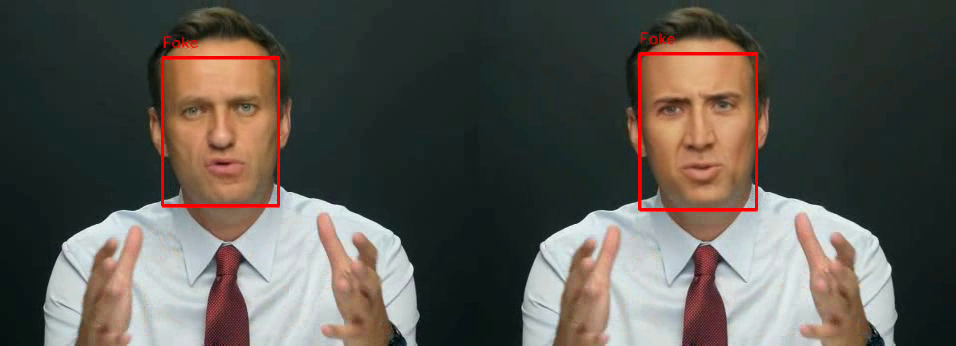
#> input picture frame 22 of reconstructed_video.mp4, 956 x 346 px, given in place of WhatsApp Video 2024-12-07 at 11.35.58.mp4, which was not available
$ python video_concat.py
#> lines starting #> are read from the running program, lines starting #| are printed output that depends on the picture
import cv2
import numpy as np

def merge_videos(video1_path, video2_path, output_video_path):
    # Open the first video
#> called with output_video_path = 'reconstructed_video.mp4'
    cap1 = cv2.VideoCapture(video1_path)

    # Open the second video
    cap2 = cv2.VideoCapture(video2_path)

    # Get properties from the first video
    frame_width1 = int(cap1.get(cv2.CAP_PROP_FRAME_WIDTH))
    frame_height1 = int(cap1.get(cv2.CAP_PROP_FRAME_HEIGHT))
    fps1 = cap1.get(cv2.CAP_PROP_FPS)

    # Get properties from the second video
    frame_width2 = int(cap2.get(cv2.CAP_PROP_FRAME_WIDTH))
    frame_height2 = int(cap2.get(cv2.CAP_PROP_FRAME_HEIGHT))
    fps2 = cap2.get(cv2.CAP_PROP_FPS)

    # Ensure compatibility between the two videos
    if frame_height1 != frame_height2 or fps1 != fps2:
        raise ValueError("Videos have different heights or frame rates and cannot be merged.")

    # Define the codec and create a VideoWriter object for the output video
    fourcc = cv2.VideoWriter_fourcc(*'mp4v')  # Codec for .mp4 file
    output_width = frame_width1 + frame_width2  # Combined width of the two videos
    out = cv2.VideoWriter(output_video_path, fourcc, fps1, (output_width, frame_height1))

    while True:
        ret1, frame1 = cap1.read()
#> frame1 is the input picture: shape (346, 956, 3); mean B, G, R 79.6, 86.1, 89.4
        ret2, frame2 = cap2.read()

        # Stop if either video ends
        if not ret1 or not ret2:
            break

        # Concatenate frames horizontally
        merged_frame = np.hstack((frame1, frame2))
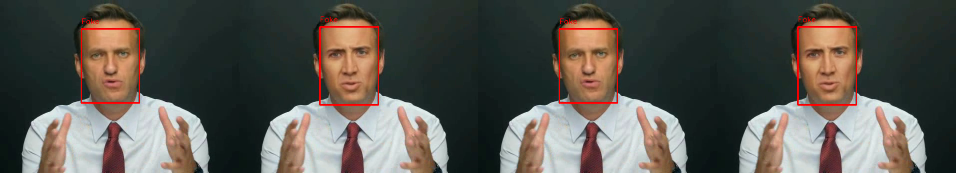
#> merged_frame: shape (346, 1912, 3) (shown at 1/2 size); mean B, G, R 79.6, 86.1, 89.4

        # Write the merged frame to the output video
        out.write(merged_frame)

    # Release all resources
    cap1.release()
    cap2.release()
    out.release()
    print(f"Merged video saved as {output_video_path}")

# Example Usage:
if __name__ == "__main__":
    video1 = "/Users/hardiksharma/Downloads/WhatsApp Video 2024-12-07 at 11.35.58.mp4"  # Path to the first input video
    video2 = "/Users/hardiksharma/Downloads/WhatsApp Video 2024-12-07 at 11.38.48.mp4"  # Path to the second input video
    output_video = "reconstructed_video.mp4"  # Path to save the merged video

    merge_videos(video1, video2, output_video)

$ run again, starting later in the video
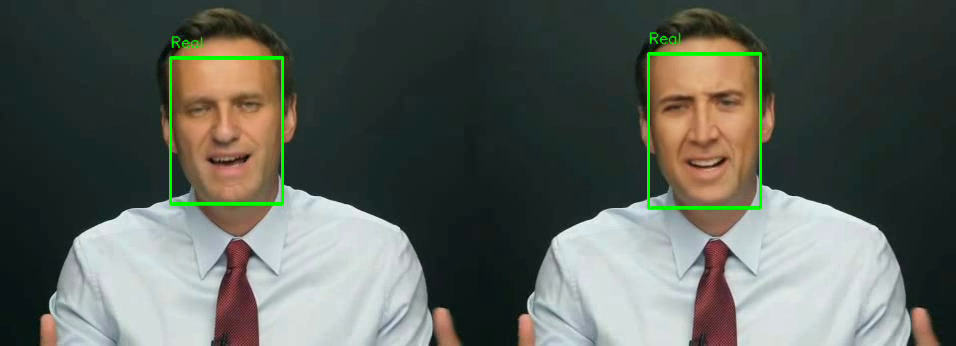
#> input picture frame 99 of reconstructed_video.mp4, 956 x 346 px, given in place of WhatsApp Video 2024-12-07 at 11.35.58.mp4, which was not available
#> in merge_videos, frame1 is the input picture: shape (346, 956, 3); mean B, G, R 88.7, 95.9, 90.6
#> in merge_videos, `merged_frame = np.hstack((frame1, frame2))`:
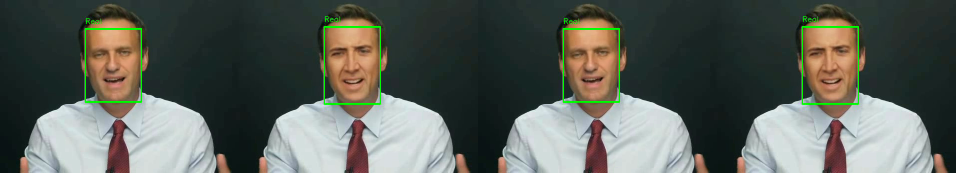
#> merged_frame: shape (346, 1912, 3) (shown at 1/2 size); mean B, G, R 88.7, 95.9, 90.6

$ run again, starting later in the video
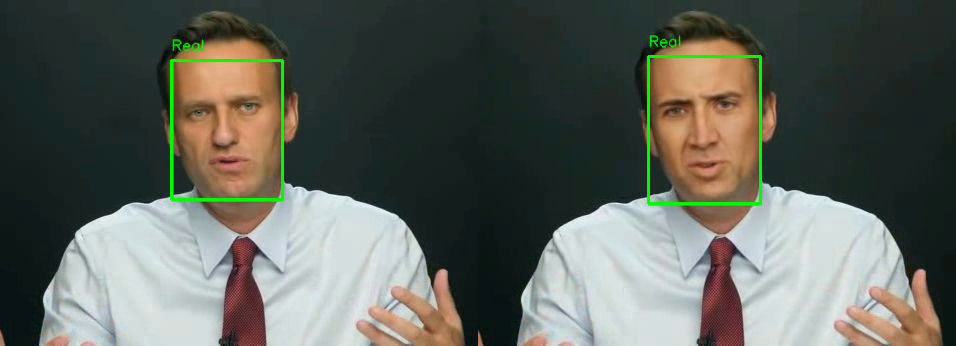
#> input picture frame 177 of reconstructed_video.mp4, 956 x 346 px, given in place of WhatsApp Video 2024-12-07 at 11.35.58.mp4, which was not available
#> in merge_videos, frame1 is the input picture: shape (346, 956, 3); mean B, G, R 90.2, 98, 93.8
#> in merge_videos, `merged_frame = np.hstack((frame1, frame2))`:
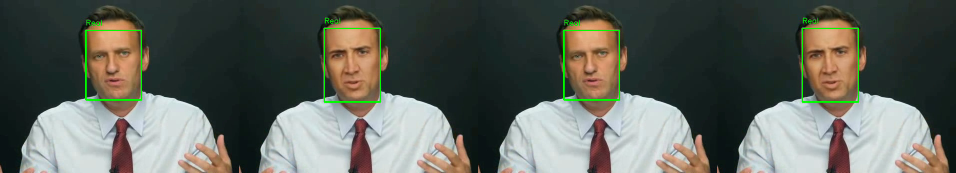
#> merged_frame: shape (346, 1912, 3) (shown at 1/2 size); mean B, G, R 90.2, 98, 93.8
